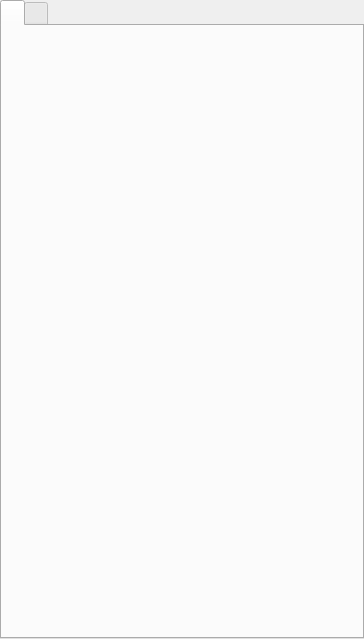
<?xml version="1.0" encoding="UTF-8"?>
<ui version="4.0">
 <class>FileViewLayout</class>
 <widget class="QWidget" name="FileViewLayout">
  <property name="geometry">
   <rect>
    <x>0</x>
    <y>0</y>
    <width>364</width>
    <height>639</height>
   </rect>
  </property>
  <property name="windowTitle">
   <string>Form1</string>
  </property>
  <layout class="QVBoxLayout">
   <property name="spacing">
    <number>0</number>
   </property>
   <property name="margin">
    <number>0</number>
   </property>
   <item>
    <widget class="QTabWidget" name="m_pTabWidget">
     <property name="toolTip">
      <string/>
     </property>
     <property name="currentIndex">
      <number>0</number>
     </property>
     <widget class="QWidget" name="tab1">
      <attribute name="title">
       <string/>
      </attribute>
      <layout class="QVBoxLayout">
       <property name="spacing">
        <number>0</number>
       </property>
       <property name="margin">
        <number>0</number>
       </property>
       <item>
        <widget class="FileListWidget" name="m_pFileList" native="true">
         <property name="toolTip">
          <string>Project File List</string>
         </property>
        </widget>
       </item>
      </layout>
     </widget>
     <widget class="QWidget" name="tab2">
      <attribute name="title">
       <string/>
      </attribute>
      <layout class="QVBoxLayout">
       <property name="spacing">
        <number>0</number>
       </property>
       <property name="margin">
        <number>0</number>
       </property>
       <item>
        <widget class="QTreeView" name="m_pFileTree"/>
       </item>
      </layout>
     </widget>
    </widget>
   </item>
  </layout>
 </widget>
 <layoutdefault spacing="6" margin="11"/>
 <customwidgets>
  <customwidget>
   <class>FileListWidget</class>
   <extends>QWidget</extends>
   <header>filelistwidget.h</header>
  </customwidget>
 </customwidgets>
 <includes>
  <include location="local">filelistwidget.h</include>
 </includes>
 <resources/>
 <connections/>
</ui>
